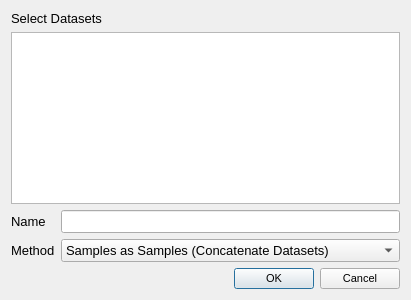
<?xml version="1.0" encoding="UTF-8"?>
<ui version="4.0">
 <class>MetaDatasetDialog</class>
 <widget class="QDialog" name="MetaDatasetDialog">
  <property name="geometry">
   <rect>
    <x>0</x>
    <y>0</y>
    <width>411</width>
    <height>300</height>
   </rect>
  </property>
  <property name="font">
   <font>
    <pointsize>10</pointsize>
   </font>
  </property>
  <property name="windowTitle">
   <string>New Composite Dataset</string>
  </property>
  <layout class="QGridLayout" name="gridLayout">
   <item row="0" column="0">
    <widget class="QLabel" name="label">
     <property name="text">
      <string>Select Datasets</string>
     </property>
    </widget>
   </item>
   <item row="2" column="0">
    <layout class="QFormLayout" name="formLayout">
     <property name="fieldGrowthPolicy">
      <enum>QFormLayout::AllNonFixedFieldsGrow</enum>
     </property>
     <item row="2" column="0">
      <widget class="QLabel" name="label_2">
       <property name="text">
        <string>Method</string>
       </property>
      </widget>
     </item>
     <item row="2" column="1">
      <widget class="QComboBox" name="methodComboBox">
       <item>
        <property name="text">
         <string>Samples as Samples (Concatenate Datasets)</string>
        </property>
       </item>
       <item>
        <property name="text">
         <string>Average Spectra as Samples</string>
        </property>
       </item>
      </widget>
     </item>
     <item row="1" column="0">
      <widget class="QLabel" name="label_3">
       <property name="text">
        <string>Name</string>
       </property>
      </widget>
     </item>
     <item row="1" column="1">
      <widget class="QLineEdit" name="nameLineEdit"/>
     </item>
    </layout>
   </item>
   <item row="3" column="0">
    <widget class="QDialogButtonBox" name="buttonBox">
     <property name="font">
      <font>
       <pointsize>8</pointsize>
      </font>
     </property>
     <property name="orientation">
      <enum>Qt::Horizontal</enum>
     </property>
     <property name="standardButtons">
      <set>QDialogButtonBox::Cancel|QDialogButtonBox::Ok</set>
     </property>
    </widget>
   </item>
   <item row="1" column="0">
    <widget class="QListView" name="datasetListView"/>
   </item>
  </layout>
 </widget>
 <resources/>
 <connections>
  <connection>
   <sender>buttonBox</sender>
   <signal>accepted()</signal>
   <receiver>MetaDatasetDialog</receiver>
   <slot>accept()</slot>
   <hints>
    <hint type="sourcelabel">
     <x>257</x>
     <y>290</y>
    </hint>
    <hint type="destinationlabel">
     <x>157</x>
     <y>274</y>
    </hint>
   </hints>
  </connection>
  <connection>
   <sender>buttonBox</sender>
   <signal>rejected()</signal>
   <receiver>MetaDatasetDialog</receiver>
   <slot>reject()</slot>
   <hints>
    <hint type="sourcelabel">
     <x>325</x>
     <y>290</y>
    </hint>
    <hint type="destinationlabel">
     <x>286</x>
     <y>274</y>
    </hint>
   </hints>
  </connection>
 </connections>
</ui>
